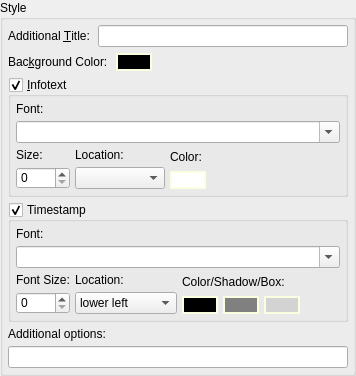
          <widget class="QGroupBox" name="groupStyle">
           <property name="sizePolicy">
            <sizepolicy hsizetype="Preferred" vsizetype="Minimum">
             <horstretch>0</horstretch>
             <verstretch>0</verstretch>
            </sizepolicy>
           </property>
           <property name="styleSheet">
            <string notr="true">QPushButton#btnForeground, 
QPushButton#btnBackground, 
QPushButton#btnTimeColor, 
QPushButton#btnTimeShadow,
QPushButton#btnTimeBox
{
    border-style: solid;
	border-width: 2px;	
	border-color: rgb(250, 255, 226);
}</string>
           </property>
           <property name="title">
            <string>Style</string>
           </property>
           <layout class="QVBoxLayout" name="verticalLayout_6">
            <property name="spacing">
             <number>5</number>
            </property>
            <property name="leftMargin">
             <number>5</number>
            </property>
            <property name="topMargin">
             <number>5</number>
            </property>
            <property name="rightMargin">
             <number>5</number>
            </property>
            <property name="bottomMargin">
             <number>5</number>
            </property>
            <item>
             <layout class="QVBoxLayout" name="verticalLayout_10">
              <property name="spacing">
               <number>5</number>
              </property>
              <item>
               <layout class="QHBoxLayout" name="horizontalLayout_8">
                <property name="spacing">
                 <number>5</number>
                </property>
                <item>
                 <widget class="QLabel" name="label_9">
                  <property name="sizePolicy">
                   <sizepolicy hsizetype="Preferred" vsizetype="Minimum">
                    <horstretch>0</horstretch>
                    <verstretch>0</verstretch>
                   </sizepolicy>
                  </property>
                  <property name="text">
                   <string>Additional &amp;Title: </string>
                  </property>
                  <property name="buddy">
                   <cstring>eTitle</cstring>
                  </property>
                 </widget>
                </item>
                <item>
                 <widget class="QLineEdit" name="eTitle">
                  <property name="toolTip">
                   <string>-T text : add text above output image</string>
                  </property>
                  <property name="clearButtonEnabled">
                   <bool>true</bool>
                  </property>
                 </widget>
                </item>
               </layout>
              </item>
              <item>
               <layout class="QHBoxLayout" name="horizontalLayout">
                <property name="spacing">
                 <number>5</number>
                </property>
                <item>
                 <widget class="QLabel" name="label_8">
                  <property name="sizePolicy">
                   <sizepolicy hsizetype="Preferred" vsizetype="Minimum">
                    <horstretch>0</horstretch>
                    <verstretch>0</verstretch>
                   </sizepolicy>
                  </property>
                  <property name="text">
                   <string>Bac&amp;kground Color: </string>
                  </property>
                  <property name="buddy">
                   <cstring>btnBackground</cstring>
                  </property>
                 </widget>
                </item>
                <item>
                 <widget class="QPushButton" name="btnBackground">
                  <property name="maximumSize">
                   <size>
                    <width>40</width>
                    <height>16777215</height>
                   </size>
                  </property>
                  <property name="toolTip">
                   <string>-k RRGGBB : background color (in hex)</string>
                  </property>
                  <property name="styleSheet">
                   <string notr="true">background-color: black</string>
                  </property>
                  <property name="text">
                   <string/>
                  </property>
                 </widget>
                </item>
                <item>
                 <spacer name="horizontalSpacer_2">
                  <property name="orientation">
                   <enum>Qt::Horizontal</enum>
                  </property>
                  <property name="sizeHint" stdset="0">
                   <size>
                    <width>40</width>
                    <height>20</height>
                   </size>
                  </property>
                 </spacer>
                </item>
               </layout>
              </item>
             </layout>
            </item>
            <item>
             <widget class="QGroupBox" name="groupInfotext">
              <property name="sizePolicy">
               <sizepolicy hsizetype="Preferred" vsizetype="Minimum">
                <horstretch>0</horstretch>
                <verstretch>0</verstretch>
               </sizepolicy>
              </property>
              <property name="toolTip">
               <string>-i : info text on/off</string>
              </property>
              <property name="title">
               <string>&amp;Infotext</string>
              </property>
              <property name="alignment">
               <set>Qt::AlignLeading|Qt::AlignLeft|Qt::AlignTop</set>
              </property>
              <property name="checkable">
               <bool>true</bool>
              </property>
              <layout class="QVBoxLayout" name="verticalLayout_17">
               <property name="spacing">
                <number>5</number>
               </property>
               <property name="leftMargin">
                <number>5</number>
               </property>
               <property name="topMargin">
                <number>5</number>
               </property>
               <property name="rightMargin">
                <number>5</number>
               </property>
               <property name="bottomMargin">
                <number>5</number>
               </property>
               <item>
                <layout class="QVBoxLayout" name="verticalLayout">
                 <property name="spacing">
                  <number>5</number>
                 </property>
                 <item>
                  <widget class="QLabel" name="label_10">
                   <property name="sizePolicy">
                    <sizepolicy hsizetype="Minimum" vsizetype="Preferred">
                     <horstretch>0</horstretch>
                     <verstretch>0</verstretch>
                    </sizepolicy>
                   </property>
                   <property name="text">
                    <string>Font:</string>
                   </property>
                  </widget>
                 </item>
                 <item>
                  <widget class="QFontComboBox" name="cbFontInfoText">
                   <property name="currentText">
                    <string/>
                   </property>
                  </widget>
                 </item>
                </layout>
               </item>
               <item>
                <layout class="QHBoxLayout" name="horizontalLayout_5">
                 <item>
                  <layout class="QVBoxLayout" name="verticalLayout_15">
                   <property name="spacing">
                    <number>5</number>
                   </property>
                   <item>
                    <widget class="QLabel" name="label_11">
                     <property name="text">
                      <string>Size:        </string>
                     </property>
                    </widget>
                   </item>
                   <item>
                    <widget class="QSpinBox" name="sbFontInfoSize">
                     <property name="sizePolicy">
                      <sizepolicy hsizetype="Preferred" vsizetype="Fixed">
                       <horstretch>0</horstretch>
                       <verstretch>0</verstretch>
                      </sizepolicy>
                     </property>
                     <property name="minimum">
                      <number>0</number>
                     </property>
                    </widget>
                   </item>
                  </layout>
                 </item>
                 <item>
                  <layout class="QVBoxLayout" name="verticalLayout_3">
                   <property name="spacing">
                    <number>5</number>
                   </property>
                   <item>
                    <widget class="QLabel" name="label_12">
                     <property name="text">
                      <string>Location:</string>
                     </property>
                    </widget>
                   </item>
                   <item>
                    <widget class="QComboBox" name="cbFontInfoLocation">
                     <property name="sizePolicy">
                      <sizepolicy hsizetype="Minimum" vsizetype="Fixed">
                       <horstretch>0</horstretch>
                       <verstretch>0</verstretch>
                      </sizepolicy>
                     </property>
                     <property name="toolTip">
                      <string>-L info_location[:time_location] : location of text</string>
                     </property>
                     <property name="currentIndex">
                      <number>-1</number>
                     </property>
                     <property name="maxCount">
                      <number>10</number>
                     </property>
                     <property name="insertPolicy">
                      <enum>QComboBox::NoInsert</enum>
                     </property>
                     <item>
                      <property name="text">
                       <string>lower left</string>
                      </property>
                     </item>
                     <item>
                      <property name="text">
                       <string>lower right</string>
                      </property>
                     </item>
                     <item>
                      <property name="text">
                       <string>upper right</string>
                      </property>
                     </item>
                     <item>
                      <property name="text">
                       <string>upper left</string>
                      </property>
                     </item>
                    </widget>
                   </item>
                  </layout>
                 </item>
                 <item>
                  <layout class="QVBoxLayout" name="verticalLayout_16">
                   <property name="spacing">
                    <number>5</number>
                   </property>
                   <item>
                    <widget class="QLabel" name="label_13">
                     <property name="text">
                      <string>Color:</string>
                     </property>
                     <property name="buddy">
                      <cstring>btnForeground</cstring>
                     </property>
                    </widget>
                   </item>
                   <item>
                    <layout class="QHBoxLayout" name="horizontalLayout_4">
                     <property name="spacing">
                      <number>5</number>
                     </property>
                     <item>
                      <widget class="QPushButton" name="btnForeground">
                       <property name="maximumSize">
                        <size>
                         <width>40</width>
                         <height>16777215</height>
                        </size>
                       </property>
                       <property name="toolTip">
                        <string>Infotext Font Color</string>
                       </property>
                       <property name="styleSheet">
                        <string notr="true">background-color: white</string>
                       </property>
                       <property name="text">
                        <string/>
                       </property>
                      </widget>
                     </item>
                    </layout>
                   </item>
                  </layout>
                 </item>
                 <item>
                  <spacer name="horizontalSpacer">
                   <property name="orientation">
                    <enum>Qt::Horizontal</enum>
                   </property>
                   <property name="sizeHint" stdset="0">
                    <size>
                     <width>40</width>
                     <height>20</height>
                    </size>
                   </property>
                  </spacer>
                 </item>
                </layout>
               </item>
              </layout>
             </widget>
            </item>
            <item>
             <widget class="QGroupBox" name="groupTimestamp">
              <property name="sizePolicy">
               <sizepolicy hsizetype="Preferred" vsizetype="Minimum">
                <horstretch>0</horstretch>
                <verstretch>0</verstretch>
               </sizepolicy>
              </property>
              <property name="toolTip">
               <string>-t : time stamp on/off</string>
              </property>
              <property name="title">
               <string>Timestamp</string>
              </property>
              <property name="checkable">
               <bool>true</bool>
              </property>
              <layout class="QVBoxLayout" name="verticalLayout_21">
               <property name="spacing">
                <number>5</number>
               </property>
               <property name="leftMargin">
                <number>5</number>
               </property>
               <property name="topMargin">
                <number>5</number>
               </property>
               <property name="rightMargin">
                <number>5</number>
               </property>
               <property name="bottomMargin">
                <number>5</number>
               </property>
               <item>
                <layout class="QVBoxLayout" name="verticalLayout_13">
                 <property name="spacing">
                  <number>5</number>
                 </property>
                 <item>
                  <widget class="QLabel" name="label_19">
                   <property name="sizePolicy">
                    <sizepolicy hsizetype="Minimum" vsizetype="Preferred">
                     <horstretch>0</horstretch>
                     <verstretch>0</verstretch>
                    </sizepolicy>
                   </property>
                   <property name="text">
                    <string>Font:</string>
                   </property>
                  </widget>
                 </item>
                 <item>
                  <widget class="QFontComboBox" name="cbFontTimeStamp">
                   <property name="currentText">
                    <string/>
                   </property>
                  </widget>
                 </item>
                </layout>
               </item>
               <item>
                <layout class="QHBoxLayout" name="horizontalLayout_2">
                 <item>
                  <layout class="QVBoxLayout" name="verticalLayout_11">
                   <property name="spacing">
                    <number>5</number>
                   </property>
                   <item>
                    <widget class="QLabel" name="label_20">
                     <property name="text">
                      <string>Font Size:</string>
                     </property>
                    </widget>
                   </item>
                   <item>
                    <widget class="QSpinBox" name="sbFontTimestampSize">
                     <property name="sizePolicy">
                      <sizepolicy hsizetype="Preferred" vsizetype="Fixed">
                       <horstretch>0</horstretch>
                       <verstretch>0</verstretch>
                      </sizepolicy>
                     </property>
                    </widget>
                   </item>
                  </layout>
                 </item>
                 <item>
                  <layout class="QVBoxLayout" name="verticalLayout_12">
                   <property name="spacing">
                    <number>5</number>
                   </property>
                   <item>
                    <widget class="QLabel" name="label_21">
                     <property name="text">
                      <string>Location:</string>
                     </property>
                    </widget>
                   </item>
                   <item>
                    <widget class="QComboBox" name="cbFontTimestampLocation">
                     <property name="sizePolicy">
                      <sizepolicy hsizetype="Minimum" vsizetype="Fixed">
                       <horstretch>0</horstretch>
                       <verstretch>0</verstretch>
                      </sizepolicy>
                     </property>
                     <property name="toolTip">
                      <string>-L info_location[:time_location] : location of text</string>
                     </property>
                     <property name="currentIndex">
                      <number>0</number>
                     </property>
                     <property name="maxCount">
                      <number>10</number>
                     </property>
                     <property name="insertPolicy">
                      <enum>QComboBox::NoInsert</enum>
                     </property>
                     <item>
                      <property name="text">
                       <string>lower left</string>
                      </property>
                     </item>
                     <item>
                      <property name="text">
                       <string>lower right</string>
                      </property>
                     </item>
                     <item>
                      <property name="text">
                       <string>upper right</string>
                      </property>
                     </item>
                     <item>
                      <property name="text">
                       <string>upper left</string>
                      </property>
                     </item>
                     <item>
                      <property name="text">
                       <string>lower middle</string>
                      </property>
                     </item>
                     <item>
                      <property name="text">
                       <string>upper middle</string>
                      </property>
                     </item>
                    </widget>
                   </item>
                  </layout>
                 </item>
                 <item>
                  <layout class="QVBoxLayout" name="verticalLayout_5">
                   <property name="spacing">
                    <number>5</number>
                   </property>
                   <item>
                    <widget class="QLabel" name="label_17">
                     <property name="text">
                      <string>Color/Shadow/Box: </string>
                     </property>
                     <property name="buddy">
                      <cstring>btnTimeColor</cstring>
                     </property>
                    </widget>
                   </item>
                   <item>
                    <layout class="QHBoxLayout" name="horizontalLayout_3">
                     <property name="spacing">
                      <number>5</number>
                     </property>
                     <item>
                      <widget class="QPushButton" name="btnTimeColor">
                       <property name="maximumSize">
                        <size>
                         <width>40</width>
                         <height>16777215</height>
                        </size>
                       </property>
                       <property name="toolTip">
                        <string>Timestamp Font Color</string>
                       </property>
                       <property name="styleSheet">
                        <string notr="true">background-color: black</string>
                       </property>
                       <property name="text">
                        <string/>
                       </property>
                      </widget>
                     </item>
                     <item>
                      <widget class="QPushButton" name="btnTimeShadow">
                       <property name="maximumSize">
                        <size>
                         <width>40</width>
                         <height>16777215</height>
                        </size>
                       </property>
                       <property name="toolTip">
                        <string>Timestamp Shadow Color</string>
                       </property>
                       <property name="styleSheet">
                        <string notr="true">background-color: grey</string>
                       </property>
                       <property name="text">
                        <string/>
                       </property>
                      </widget>
                     </item>
                     <item>
                      <widget class="QPushButton" name="btnTimeBox">
                       <property name="maximumSize">
                        <size>
                         <width>40</width>
                         <height>16777215</height>
                        </size>
                       </property>
                       <property name="toolTip">
                        <string>Timestamp Bounding Box Color</string>
                       </property>
                       <property name="styleSheet">
                        <string notr="true">background-color: lightgrey</string>
                       </property>
                       <property name="text">
                        <string/>
                       </property>
                       <property name="checkable">
                        <bool>true</bool>
                       </property>
                       <property name="checked">
                        <bool>false</bool>
                       </property>
                      </widget>
                     </item>
                    </layout>
                   </item>
                  </layout>
                 </item>
                 <item>
                  <spacer name="horizontalSpacer_3">
                   <property name="orientation">
                    <enum>Qt::Horizontal</enum>
                   </property>
                   <property name="sizeHint" stdset="0">
                    <size>
                     <width>40</width>
                     <height>20</height>
                    </size>
                   </property>
                  </spacer>
                 </item>
                </layout>
               </item>
              </layout>
             </widget>
            </item>
            <item>
             <widget class="QLabel" name="label_2">
              <property name="text">
               <string>Additional options:</string>
              </property>
             </widget>
            </item>
            <item>
             <widget class="QLineEdit" name="eAdditional">
              <property name="toolTip">
               <string>Additional options not covered by form</string>
              </property>
              <property name="clearButtonEnabled">
               <bool>true</bool>
              </property>
             </widget>
            </item>
           </layout>
          </widget>
